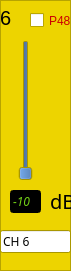
   <widget class="QFrame" name="frame_6">
    <property name="geometry">
     <rect>
      <x>370</x>
      <y>90</y>
      <width>71</width>
      <height>271</height>
     </rect>
    </property>
    <property name="palette">
     <palette>
      <active>
       <colorrole role="Base">
        <brush brushstyle="SolidPattern">
         <color alpha="255">
          <red>255</red>
          <green>255</green>
          <blue>255</blue>
         </color>
        </brush>
       </colorrole>
       <colorrole role="Window">
        <brush brushstyle="SolidPattern">
         <color alpha="255">
          <red>237</red>
          <green>212</green>
          <blue>0</blue>
         </color>
        </brush>
       </colorrole>
      </active>
      <inactive>
       <colorrole role="Base">
        <brush brushstyle="SolidPattern">
         <color alpha="255">
          <red>255</red>
          <green>255</green>
          <blue>255</blue>
         </color>
        </brush>
       </colorrole>
       <colorrole role="Window">
        <brush brushstyle="SolidPattern">
         <color alpha="255">
          <red>237</red>
          <green>212</green>
          <blue>0</blue>
         </color>
        </brush>
       </colorrole>
      </inactive>
      <disabled>
       <colorrole role="Base">
        <brush brushstyle="SolidPattern">
         <color alpha="255">
          <red>237</red>
          <green>212</green>
          <blue>0</blue>
         </color>
        </brush>
       </colorrole>
       <colorrole role="Window">
        <brush brushstyle="SolidPattern">
         <color alpha="255">
          <red>237</red>
          <green>212</green>
          <blue>0</blue>
         </color>
        </brush>
       </colorrole>
      </disabled>
     </palette>
    </property>
    <property name="autoFillBackground">
     <bool>true</bool>
    </property>
    <property name="frameShape">
     <enum>QFrame::StyledPanel</enum>
    </property>
    <property name="frameShadow">
     <enum>QFrame::Raised</enum>
    </property>
    <widget class="QLabel" name="label_13">
     <property name="geometry">
      <rect>
       <x>0</x>
       <y>10</y>
       <width>21</width>
       <height>16</height>
      </rect>
     </property>
     <property name="font">
      <font>
       <pointsize>15</pointsize>
      </font>
     </property>
     <property name="text">
      <string>6</string>
     </property>
    </widget>
    <widget class="QSlider" name="g_ch_6">
     <property name="geometry">
      <rect>
       <x>10</x>
       <y>40</y>
       <width>31</width>
       <height>141</height>
      </rect>
     </property>
     <property name="palette">
      <palette>
       <active>
        <colorrole role="Button">
         <brush brushstyle="SolidPattern">
          <color alpha="255">
           <red>52</red>
           <green>101</green>
           <blue>164</blue>
          </color>
         </brush>
        </colorrole>
       </active>
       <inactive>
        <colorrole role="Button">
         <brush brushstyle="SolidPattern">
          <color alpha="255">
           <red>52</red>
           <green>101</green>
           <blue>164</blue>
          </color>
         </brush>
        </colorrole>
       </inactive>
       <disabled>
        <colorrole role="Button">
         <brush brushstyle="SolidPattern">
          <color alpha="255">
           <red>52</red>
           <green>101</green>
           <blue>164</blue>
          </color>
         </brush>
        </colorrole>
       </disabled>
      </palette>
     </property>
     <property name="minimum">
      <number>0</number>
     </property>
     <property name="maximum">
      <number>12</number>
     </property>
     <property name="singleStep">
      <number>1</number>
     </property>
     <property name="pageStep">
      <number>1</number>
     </property>
     <property name="value">
      <number>0</number>
     </property>
     <property name="orientation">
      <enum>Qt::Vertical</enum>
     </property>
     <property name="tickInterval">
      <number>6</number>
     </property>
    </widget>
    <widget class="QCheckBox" name="p48_6">
     <property name="geometry">
      <rect>
       <x>30</x>
       <y>10</y>
       <width>41</width>
       <height>21</height>
      </rect>
     </property>
     <property name="palette">
      <palette>
       <active>
        <colorrole role="WindowText">
         <brush brushstyle="SolidPattern">
          <color alpha="255">
           <red>204</red>
           <green>0</green>
           <blue>0</blue>
          </color>
         </brush>
        </colorrole>
       </active>
       <inactive>
        <colorrole role="WindowText">
         <brush brushstyle="SolidPattern">
          <color alpha="255">
           <red>204</red>
           <green>0</green>
           <blue>0</blue>
          </color>
         </brush>
        </colorrole>
       </inactive>
       <disabled>
        <colorrole role="WindowText">
         <brush brushstyle="SolidPattern">
          <color alpha="255">
           <red>190</red>
           <green>190</green>
           <blue>190</blue>
          </color>
         </brush>
        </colorrole>
       </disabled>
      </palette>
     </property>
     <property name="text">
      <string>P48</string>
     </property>
    </widget>
    <widget class="QLineEdit" name="d_ch_6">
     <property name="enabled">
      <bool>false</bool>
     </property>
     <property name="geometry">
      <rect>
       <x>10</x>
       <y>190</y>
       <width>31</width>
       <height>23</height>
      </rect>
     </property>
     <property name="palette">
      <palette>
       <active>
        <colorrole role="WindowText">
         <brush brushstyle="SolidPattern">
          <color alpha="255">
           <red>0</red>
           <green>0</green>
           <blue>0</blue>
          </color>
         </brush>
        </colorrole>
        <colorrole role="Light">
         <brush brushstyle="SolidPattern">
          <color alpha="255">
           <red>255</red>
           <green>255</green>
           <blue>255</blue>
          </color>
         </brush>
        </colorrole>
        <colorrole role="Dark">
         <brush brushstyle="SolidPattern">
          <color alpha="255">
           <red>115</red>
           <green>210</green>
           <blue>22</blue>
          </color>
         </brush>
        </colorrole>
        <colorrole role="Text">
         <brush brushstyle="SolidPattern">
          <color alpha="255">
           <red>0</red>
           <green>0</green>
           <blue>0</blue>
          </color>
         </brush>
        </colorrole>
        <colorrole role="ButtonText">
         <brush brushstyle="SolidPattern">
          <color alpha="255">
           <red>0</red>
           <green>0</green>
           <blue>0</blue>
          </color>
         </brush>
        </colorrole>
        <colorrole role="Base">
         <brush brushstyle="SolidPattern">
          <color alpha="255">
           <red>0</red>
           <green>0</green>
           <blue>0</blue>
          </color>
         </brush>
        </colorrole>
        <colorrole role="Window">
         <brush brushstyle="SolidPattern">
          <color alpha="255">
           <red>0</red>
           <green>0</green>
           <blue>0</blue>
          </color>
         </brush>
        </colorrole>
       </active>
       <inactive>
        <colorrole role="WindowText">
         <brush brushstyle="SolidPattern">
          <color alpha="255">
           <red>0</red>
           <green>0</green>
           <blue>0</blue>
          </color>
         </brush>
        </colorrole>
        <colorrole role="Light">
         <brush brushstyle="SolidPattern">
          <color alpha="255">
           <red>255</red>
           <green>255</green>
           <blue>255</blue>
          </color>
         </brush>
        </colorrole>
        <colorrole role="Dark">
         <brush brushstyle="SolidPattern">
          <color alpha="255">
           <red>115</red>
           <green>210</green>
           <blue>22</blue>
          </color>
         </brush>
        </colorrole>
        <colorrole role="Text">
         <brush brushstyle="SolidPattern">
          <color alpha="255">
           <red>0</red>
           <green>0</green>
           <blue>0</blue>
          </color>
         </brush>
        </colorrole>
        <colorrole role="ButtonText">
         <brush brushstyle="SolidPattern">
          <color alpha="255">
           <red>0</red>
           <green>0</green>
           <blue>0</blue>
          </color>
         </brush>
        </colorrole>
        <colorrole role="Base">
         <brush brushstyle="SolidPattern">
          <color alpha="255">
           <red>0</red>
           <green>0</green>
           <blue>0</blue>
          </color>
         </brush>
        </colorrole>
        <colorrole role="Window">
         <brush brushstyle="SolidPattern">
          <color alpha="255">
           <red>0</red>
           <green>0</green>
           <blue>0</blue>
          </color>
         </brush>
        </colorrole>
       </inactive>
       <disabled>
        <colorrole role="WindowText">
         <brush brushstyle="SolidPattern">
          <color alpha="255">
           <red>115</red>
           <green>210</green>
           <blue>22</blue>
          </color>
         </brush>
        </colorrole>
        <colorrole role="Light">
         <brush brushstyle="SolidPattern">
          <color alpha="255">
           <red>255</red>
           <green>255</green>
           <blue>255</blue>
          </color>
         </brush>
        </colorrole>
        <colorrole role="Dark">
         <brush brushstyle="SolidPattern">
          <color alpha="255">
           <red>115</red>
           <green>210</green>
           <blue>22</blue>
          </color>
         </brush>
        </colorrole>
        <colorrole role="Text">
         <brush brushstyle="SolidPattern">
          <color alpha="255">
           <red>115</red>
           <green>210</green>
           <blue>22</blue>
          </color>
         </brush>
        </colorrole>
        <colorrole role="ButtonText">
         <brush brushstyle="SolidPattern">
          <color alpha="255">
           <red>115</red>
           <green>210</green>
           <blue>22</blue>
          </color>
         </brush>
        </colorrole>
        <colorrole role="Base">
         <brush brushstyle="SolidPattern">
          <color alpha="255">
           <red>0</red>
           <green>0</green>
           <blue>0</blue>
          </color>
         </brush>
        </colorrole>
        <colorrole role="Window">
         <brush brushstyle="SolidPattern">
          <color alpha="255">
           <red>0</red>
           <green>0</green>
           <blue>0</blue>
          </color>
         </brush>
        </colorrole>
       </disabled>
      </palette>
     </property>
     <property name="font">
      <font>
       <family>Clean</family>
       <italic>true</italic>
      </font>
     </property>
     <property name="text">
      <string>-10</string>
     </property>
    </widget>
    <widget class="QLabel" name="label_14">
     <property name="geometry">
      <rect>
       <x>50</x>
       <y>190</y>
       <width>21</width>
       <height>21</height>
      </rect>
     </property>
     <property name="font">
      <font>
       <family>Clean</family>
       <pointsize>15</pointsize>
      </font>
     </property>
     <property name="text">
      <string>dB</string>
     </property>
    </widget>
    <widget class="QLineEdit" name="lineEdit_6">
     <property name="geometry">
      <rect>
       <x>0</x>
       <y>230</y>
       <width>71</width>
       <height>23</height>
      </rect>
     </property>
     <property name="font">
      <font>
       <family>Clean</family>
      </font>
     </property>
     <property name="text">
      <string>CH 6</string>
     </property>
    </widget>
   </widget>
